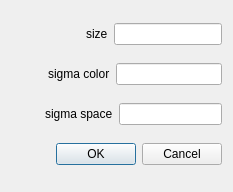
<?xml version="1.0" encoding="UTF-8"?>
<ui version="4.0">
 <class>biateralDialog</class>
 <widget class="QDialog" name="biateralDialog">
  <property name="geometry">
   <rect>
    <x>0</x>
    <y>0</y>
    <width>233</width>
    <height>192</height>
   </rect>
  </property>
  <property name="windowTitle">
   <string>双边滤波</string>
  </property>
  <layout class="QVBoxLayout" name="verticalLayout_3">
   <item>
    <layout class="QHBoxLayout" name="horizontalLayout_3">
     <item>
      <spacer name="horizontalSpacer">
       <property name="orientation">
        <enum>Qt::Horizontal</enum>
       </property>
       <property name="sizeHint" stdset="0">
        <size>
         <width>40</width>
         <height>20</height>
        </size>
       </property>
      </spacer>
     </item>
     <item>
      <widget class="QLabel" name="label">
       <property name="text">
        <string>size</string>
       </property>
      </widget>
     </item>
     <item>
      <widget class="QLineEdit" name="sizeEdit"/>
     </item>
    </layout>
   </item>
   <item>
    <layout class="QHBoxLayout" name="horizontalLayout_2">
     <item>
      <spacer name="horizontalSpacer_2">
       <property name="orientation">
        <enum>Qt::Horizontal</enum>
       </property>
       <property name="sizeHint" stdset="0">
        <size>
         <width>40</width>
         <height>20</height>
        </size>
       </property>
      </spacer>
     </item>
     <item>
      <widget class="QLabel" name="label_2">
       <property name="text">
        <string>sigma color</string>
       </property>
      </widget>
     </item>
     <item>
      <widget class="QLineEdit" name="colorEdit"/>
     </item>
    </layout>
   </item>
   <item>
    <layout class="QHBoxLayout" name="horizontalLayout">
     <item>
      <spacer name="horizontalSpacer_3">
       <property name="orientation">
        <enum>Qt::Horizontal</enum>
       </property>
       <property name="sizeHint" stdset="0">
        <size>
         <width>40</width>
         <height>20</height>
        </size>
       </property>
      </spacer>
     </item>
     <item>
      <widget class="QLabel" name="label_3">
       <property name="text">
        <string>sigma space</string>
       </property>
      </widget>
     </item>
     <item>
      <widget class="QLineEdit" name="spaceEdit"/>
     </item>
    </layout>
   </item>
   <item>
    <widget class="QDialogButtonBox" name="buttonBox">
     <property name="orientation">
      <enum>Qt::Horizontal</enum>
     </property>
     <property name="standardButtons">
      <set>QDialogButtonBox::Cancel|QDialogButtonBox::Ok</set>
     </property>
    </widget>
   </item>
  </layout>
 </widget>
 <resources/>
 <connections>
  <connection>
   <sender>buttonBox</sender>
   <signal>accepted()</signal>
   <receiver>biateralDialog</receiver>
   <slot>accept()</slot>
   <hints>
    <hint type="sourcelabel">
     <x>248</x>
     <y>254</y>
    </hint>
    <hint type="destinationlabel">
     <x>157</x>
     <y>274</y>
    </hint>
   </hints>
  </connection>
  <connection>
   <sender>buttonBox</sender>
   <signal>rejected()</signal>
   <receiver>biateralDialog</receiver>
   <slot>reject()</slot>
   <hints>
    <hint type="sourcelabel">
     <x>316</x>
     <y>260</y>
    </hint>
    <hint type="destinationlabel">
     <x>286</x>
     <y>274</y>
    </hint>
   </hints>
  </connection>
 </connections>
</ui>
